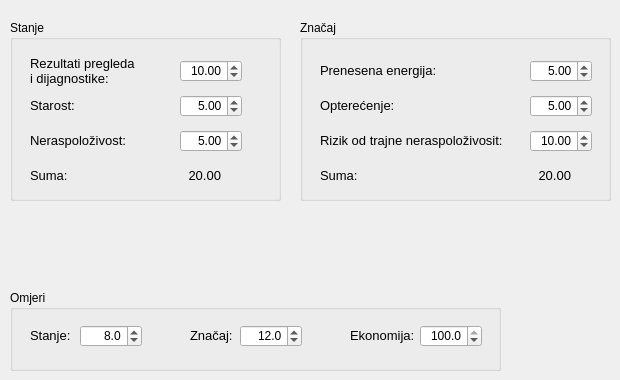
   <widget class="QWidget" name="tabTrafoMedium">
    <attribute name="title">
     <string>Srednji transformatori</string>
    </attribute>
    <widget class="QGroupBox" name="gbTrafoMediumCondition">
     <property name="geometry">
      <rect>
       <x>10</x>
       <y>20</y>
       <width>271</width>
       <height>181</height>
      </rect>
     </property>
     <property name="title">
      <string>Stanje</string>
     </property>
     <widget class="QLabel" name="label_19">
      <property name="geometry">
       <rect>
        <x>20</x>
        <y>35</y>
        <width>131</width>
        <height>32</height>
       </rect>
      </property>
      <property name="font">
       <font>
        <pointsize>10</pointsize>
       </font>
      </property>
      <property name="text">
       <string>Rezultati pregleda
i dijagnostike:</string>
      </property>
     </widget>
     <widget class="QDoubleSpinBox" name="sbTrafoMediumCondition1">
      <property name="enabled">
       <bool>true</bool>
      </property>
      <property name="geometry">
       <rect>
        <x>170</x>
        <y>40</y>
        <width>62</width>
        <height>22</height>
       </rect>
      </property>
      <property name="alignment">
       <set>Qt::AlignRight|Qt::AlignTrailing|Qt::AlignVCenter</set>
      </property>
      <property name="decimals">
       <number>2</number>
      </property>
      <property name="maximum">
       <double>100.000000000000000</double>
      </property>
      <property name="value">
       <double>10.000000000000000</double>
      </property>
     </widget>
     <widget class="QDoubleSpinBox" name="sbTrafoMediumCondition2">
      <property name="geometry">
       <rect>
        <x>170</x>
        <y>75</y>
        <width>62</width>
        <height>22</height>
       </rect>
      </property>
      <property name="alignment">
       <set>Qt::AlignRight|Qt::AlignTrailing|Qt::AlignVCenter</set>
      </property>
      <property name="decimals">
       <number>2</number>
      </property>
      <property name="maximum">
       <double>100.000000000000000</double>
      </property>
      <property name="value">
       <double>5.000000000000000</double>
      </property>
     </widget>
     <widget class="QLabel" name="label_20">
      <property name="geometry">
       <rect>
        <x>20</x>
        <y>77</y>
        <width>131</width>
        <height>16</height>
       </rect>
      </property>
      <property name="font">
       <font>
        <pointsize>10</pointsize>
       </font>
      </property>
      <property name="text">
       <string>Starost:</string>
      </property>
     </widget>
     <widget class="QDoubleSpinBox" name="sbTrafoMediumCondition3">
      <property name="geometry">
       <rect>
        <x>170</x>
        <y>110</y>
        <width>62</width>
        <height>22</height>
       </rect>
      </property>
      <property name="alignment">
       <set>Qt::AlignRight|Qt::AlignTrailing|Qt::AlignVCenter</set>
      </property>
      <property name="decimals">
       <number>2</number>
      </property>
      <property name="maximum">
       <double>100.000000000000000</double>
      </property>
      <property name="value">
       <double>5.000000000000000</double>
      </property>
     </widget>
     <widget class="QLabel" name="label_28">
      <property name="geometry">
       <rect>
        <x>20</x>
        <y>112</y>
        <width>131</width>
        <height>16</height>
       </rect>
      </property>
      <property name="font">
       <font>
        <pointsize>10</pointsize>
       </font>
      </property>
      <property name="text">
       <string>Neraspoloživost:</string>
      </property>
     </widget>
     <widget class="QLabel" name="label_29">
      <property name="geometry">
       <rect>
        <x>20</x>
        <y>147</y>
        <width>131</width>
        <height>16</height>
       </rect>
      </property>
      <property name="font">
       <font>
        <pointsize>10</pointsize>
       </font>
      </property>
      <property name="text">
       <string>Suma:</string>
      </property>
     </widget>
     <widget class="QLabel" name="lblTrafoMediumConditionSum">
      <property name="geometry">
       <rect>
        <x>170</x>
        <y>147</y>
        <width>41</width>
        <height>16</height>
       </rect>
      </property>
      <property name="font">
       <font>
        <pointsize>10</pointsize>
       </font>
      </property>
      <property name="text">
       <string>20.00</string>
      </property>
      <property name="alignment">
       <set>Qt::AlignRight|Qt::AlignTrailing|Qt::AlignVCenter</set>
      </property>
     </widget>
    </widget>
    <widget class="QGroupBox" name="gbTrafoMediumEconomy">
     <property name="geometry">
      <rect>
       <x>10</x>
       <y>290</y>
       <width>491</width>
       <height>81</height>
      </rect>
     </property>
     <property name="title">
      <string>Omjeri</string>
     </property>
     <widget class="QLabel" name="label_31">
      <property name="geometry">
       <rect>
        <x>180</x>
        <y>37</y>
        <width>51</width>
        <height>16</height>
       </rect>
      </property>
      <property name="font">
       <font>
        <pointsize>10</pointsize>
       </font>
      </property>
      <property name="text">
       <string>Značaj:</string>
      </property>
     </widget>
     <widget class="QDoubleSpinBox" name="sbTrafoMediumAll1">
      <property name="geometry">
       <rect>
        <x>70</x>
        <y>35</y>
        <width>62</width>
        <height>22</height>
       </rect>
      </property>
      <property name="alignment">
       <set>Qt::AlignRight|Qt::AlignTrailing|Qt::AlignVCenter</set>
      </property>
      <property name="decimals">
       <number>1</number>
      </property>
      <property name="maximum">
       <double>100.000000000000000</double>
      </property>
      <property name="value">
       <double>8.000000000000000</double>
      </property>
     </widget>
     <widget class="QDoubleSpinBox" name="sbTrafoMediumAll3">
      <property name="geometry">
       <rect>
        <x>410</x>
        <y>35</y>
        <width>62</width>
        <height>22</height>
       </rect>
      </property>
      <property name="alignment">
       <set>Qt::AlignRight|Qt::AlignTrailing|Qt::AlignVCenter</set>
      </property>
      <property name="decimals">
       <number>1</number>
      </property>
      <property name="maximum">
       <double>100.000000000000000</double>
      </property>
      <property name="value">
       <double>100.000000000000000</double>
      </property>
     </widget>
     <widget class="QDoubleSpinBox" name="sbTrafoMediumAll2">
      <property name="geometry">
       <rect>
        <x>230</x>
        <y>35</y>
        <width>62</width>
        <height>22</height>
       </rect>
      </property>
      <property name="alignment">
       <set>Qt::AlignRight|Qt::AlignTrailing|Qt::AlignVCenter</set>
      </property>
      <property name="decimals">
       <number>1</number>
      </property>
      <property name="maximum">
       <double>100.000000000000000</double>
      </property>
      <property name="value">
       <double>12.000000000000000</double>
      </property>
     </widget>
     <widget class="QLabel" name="label_32">
      <property name="geometry">
       <rect>
        <x>20</x>
        <y>37</y>
        <width>51</width>
        <height>16</height>
       </rect>
      </property>
      <property name="font">
       <font>
        <pointsize>10</pointsize>
       </font>
      </property>
      <property name="text">
       <string>Stanje:</string>
      </property>
     </widget>
     <widget class="QLabel" name="label_33">
      <property name="geometry">
       <rect>
        <x>340</x>
        <y>37</y>
        <width>71</width>
        <height>16</height>
       </rect>
      </property>
      <property name="font">
       <font>
        <pointsize>10</pointsize>
       </font>
      </property>
      <property name="text">
       <string>Ekonomija:</string>
      </property>
     </widget>
    </widget>
    <widget class="QGroupBox" name="gbTrafoMediumSignificance">
     <property name="geometry">
      <rect>
       <x>300</x>
       <y>20</y>
       <width>311</width>
       <height>181</height>
      </rect>
     </property>
     <property name="title">
      <string>Značaj</string>
     </property>
     <widget class="QLabel" name="label_34">
      <property name="geometry">
       <rect>
        <x>20</x>
        <y>42</y>
        <width>181</width>
        <height>16</height>
       </rect>
      </property>
      <property name="font">
       <font>
        <pointsize>10</pointsize>
       </font>
      </property>
      <property name="text">
       <string>Prenesena energija:</string>
      </property>
     </widget>
     <widget class="QDoubleSpinBox" name="sbTrafoMediumSignificance1">
      <property name="geometry">
       <rect>
        <x>230</x>
        <y>40</y>
        <width>62</width>
        <height>22</height>
       </rect>
      </property>
      <property name="alignment">
       <set>Qt::AlignRight|Qt::AlignTrailing|Qt::AlignVCenter</set>
      </property>
      <property name="decimals">
       <number>2</number>
      </property>
      <property name="maximum">
       <double>100.000000000000000</double>
      </property>
      <property name="value">
       <double>5.000000000000000</double>
      </property>
     </widget>
     <widget class="QDoubleSpinBox" name="sbTrafoMediumSignificance2">
      <property name="geometry">
       <rect>
        <x>230</x>
        <y>75</y>
        <width>62</width>
        <height>22</height>
       </rect>
      </property>
      <property name="alignment">
       <set>Qt::AlignRight|Qt::AlignTrailing|Qt::AlignVCenter</set>
      </property>
      <property name="decimals">
       <number>2</number>
      </property>
      <property name="maximum">
       <double>100.000000000000000</double>
      </property>
      <property name="value">
       <double>5.000000000000000</double>
      </property>
     </widget>
     <widget class="QLabel" name="label_35">
      <property name="geometry">
       <rect>
        <x>20</x>
        <y>77</y>
        <width>201</width>
        <height>16</height>
       </rect>
      </property>
      <property name="font">
       <font>
        <pointsize>10</pointsize>
       </font>
      </property>
      <property name="text">
       <string>Opterećenje:</string>
      </property>
     </widget>
     <widget class="QDoubleSpinBox" name="sbTrafoMediumSignificance3">
      <property name="geometry">
       <rect>
        <x>230</x>
        <y>110</y>
        <width>62</width>
        <height>22</height>
       </rect>
      </property>
      <property name="alignment">
       <set>Qt::AlignRight|Qt::AlignTrailing|Qt::AlignVCenter</set>
      </property>
      <property name="decimals">
       <number>2</number>
      </property>
      <property name="maximum">
       <double>100.000000000000000</double>
      </property>
      <property name="value">
       <double>10.000000000000000</double>
      </property>
     </widget>
     <widget class="QLabel" name="label_36">
      <property name="geometry">
       <rect>
        <x>20</x>
        <y>112</y>
        <width>191</width>
        <height>16</height>
       </rect>
      </property>
      <property name="font">
       <font>
        <pointsize>10</pointsize>
       </font>
      </property>
      <property name="text">
       <string>Rizik od trajne neraspoloživosit:</string>
      </property>
     </widget>
     <widget class="QLabel" name="label_37">
      <property name="geometry">
       <rect>
        <x>20</x>
        <y>147</y>
        <width>131</width>
        <height>16</height>
       </rect>
      </property>
      <property name="font">
       <font>
        <pointsize>10</pointsize>
       </font>
      </property>
      <property name="text">
       <string>Suma:</string>
      </property>
     </widget>
     <widget class="QLabel" name="lblTrafoMediumSignificanceSum">
      <property name="geometry">
       <rect>
        <x>230</x>
        <y>147</y>
        <width>41</width>
        <height>16</height>
       </rect>
      </property>
      <property name="font">
       <font>
        <pointsize>10</pointsize>
       </font>
      </property>
      <property name="text">
       <string>20.00</string>
      </property>
      <property name="alignment">
       <set>Qt::AlignRight|Qt::AlignTrailing|Qt::AlignVCenter</set>
      </property>
     </widget>
    </widget>
   </widget>
